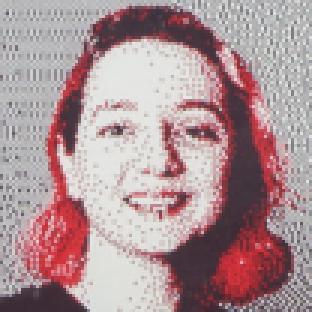
#> input picture EInk_CircuitPython_Quickstart/picture213.bmp, 104 x 104 px (shown 3 times larger)
$ python make_teapot_texture.py ../../../EInk_CircuitPython_Quickstart/picture213.bmp
#> lines starting #> are read from the running program, lines starting #| are printed output that depends on the picture
### CircuitPython_Turbo/CG_Turbo_Demos/tools/host/micropython.py
# SPDX-FileCopyrightText: 2026 John Park with Claude Opus 5.5 for Adafruit Industries
#
# SPDX-License-Identifier: MIT
"""Desktop stand-in for CircuitPython's micropython module.

Viper functions run as plain Python (pass memoryviews cast to the pointer
width); asm_thumb functions can't run here and raise if called.
"""

import builtins

for _name in ("ptr", "ptr8", "ptr16", "ptr32", "uint"):
    setattr(builtins, _name, object)


def const(value):
    return value


def viper(function):
    return function


native = viper


def asm_thumb(function):
    def unavailable(*args):
        raise RuntimeError("%s is asm_thumb: it only runs on the board" % function.__name__)

    return unavailable

### CircuitPython_Turbo/CG_Turbo_Demos/tools/make_meshes.py
#!/usr/bin/env python3
# SPDX-FileCopyrightText: 2026 John Park with Claude Opus 5.5 for Adafruit Industries
#
# SPDX-License-Identifier: MIT
"""Make the 3D models: CG_Turbo_Demos_Code/teapot.bin and CG_Turbo_Demos_Code/bunny.bin.

    python3 tools/make_meshes.py

Downloads the sources into build/downloads (once):
  the Utah teapot: Martin Newell's 32 Bezier patches, from three.js's
      TeapotGeometry.js (MIT), tessellated here
  the Stanford bunny: bun_zipper_res3.ply from the Stanford 3D Scanning
      Repository (https://graphics.stanford.edu/data/3Dscanrep/)

Each model is centered, scaled to fit the unit sphere, y up, triangles wound
counterclockwise seen from outside. File format (little-endian):
  u16 vertices, u16 triangles, u16 focal length (pixels per unit at distance
  1: as large as keeps the model inside the demo's window through a whole
  turn), u16 0
  vertices x 3 f32 positions, vertices x 3 f32 normals (smooth),
  triangles x 3 f32 face normals, triangles x 3 u16 vertex indices,
  triangles x u16 edge masks for the quad wireframe (bit 0 a-b, 1 b-c,
      2 c-a; 0 for the diagonal of a quad), apart from the indices so the
      other modes read only 6 bytes a triangle
  if the header's last u16 is 1 (the teapot): triangles x 6 u16 texture
      coordinates, s and t of each corner in 1/UV_UNITS of the texture's
      side (half texels of the 512 x 512 texture): per corner, so a patch
      seam can carry two

The teapot's texture layout is injective (every texel on at most one place
on the surface), after the University of Utah's teapot page: the body, rim
and bottom unwrap around the axis into the texture's bottom half (s around,
t down the profile, wrapping at s = 1); the lid, seen from above, is a disk
in the top left quarter; the handle and the spout, tubes, are strips in the
top right (s along, t around).
"""

import argparse
import pathlib
import re
import tarfile
import urllib.request

import sys

import numpy as np

ROOT = pathlib.Path(__file__).resolve().parent.parent
sys.path[:0] = [str(ROOT / "tools" / "host"), str(ROOT / "turbo_source"), str(ROOT / "CG_Turbo_Demos_Code")]

import meshview  # noqa: E402  (the demo's view: window, distance, tilt)

MARGIN = 4  # pixels kept clear at the window's edges
DOWNLOADS = ROOT / "build" / "downloads"
TEAPOT_URL = "https://raw.githubusercontent.com/mrdoob/three.js/r160/examples/jsm/geometries/TeapotGeometry.js"
BUNNY_URL = "http://graphics.stanford.edu/pub/3Dscanrep/bunny.tar.gz"
BUNNY_MEMBER = "bunny/reconstruction/bun_zipper_res3.ply"


def fetch(url, path):
    if not path.exists():
        path.parent.mkdir(parents=True, exist_ok=True)
        print("downloading", url)
        urllib.request.urlretrieve(url, path)
    return path


# [5 lines left out: function js_numbers, not called in this run]


def bernstein(t):
    s = 1 - t
    return np.array([s * s * s, 3 * t * s * s, 3 * t * t * s, t * t * t])


def teapot_patches():
    """Newell's patches: [patch][r][c] -> xyz control points (z up)."""
    text = fetch(TEAPOT_URL, DOWNLOADS / "teapot" / "TeapotGeometry.js").read_text()
    patches = np.array(js_numbers(text, "teapotPatches"), dtype=int).reshape(-1, 4, 4)
    control = np.array(js_numbers(text, "teapotVertices")).reshape(-1, 3)
    return control[patches]


# [28 lines left out: function teapot, not called in this run]


FINE = 2  # the spout's and handle's subdivision, times the rest's
# three.js's patch order: rim 4, body 8, handle 4, spout 4, lid 8, bottom 4
PART = ["rim"] * 4 + ["body"] * 8 + ["handle"] * 4 + ["spout"] * 4 + ["lid"] * 8 + ["bottom"] * 4
TEXTURE = 512  # texels square (tools/make_teapot_texture.py)
UV_UNITS = 1024  # stored texture coordinates per side: value << 22 wraps at a
# whole side, as the texture does (turbo_source/mesh.py interpolates mod 2^32)
INSET = 0.5 / TEXTURE  # half a texel: the regions' texels never meet
# the profiles, as (patch, its u direction along the chain): rows of four
# patches around the axis (three.js's z up)
STRIP = ((0, 1), (4, 1), (8, 1), (28, -1))  # rim, body upper, lower, bottom to the center
LID = ((20, 1), (24, 1))  # knob from the top center, then the lid out to its edge
# tubes: two patches lengthwise, each a pair side by side around
HANDLE = (12, 14)
SPOUT = (16, 18)


class Layout:
    """The injective texture layout, from the patches' parameters: s, t
    (0..1, t down the image) of patch index at (u, v)."""

    # [13 lines left out: function __init__, not called in this run]

    def point(self, index, u, v):
        return np.einsum("r,c,rcx->x", bernstein(u), bernstein(v), self.control[index])

    # [217 lines left out: functions length, around, uv, trim_inside_body, bunny, weld and 6 more, not called in this run]


# [2 lines that do not run on import are left out]

### CircuitPython_Turbo/CG_Turbo_Demos/tools/make_teapot_texture.py
#!/usr/bin/env python3
# SPDX-FileCopyrightText: 2026 John Park with Claude Opus 5.5 for Adafruit Industries
#
# SPDX-License-Identifier: MIT
"""The teapot's texture: CG_Turbo_Demos_Code/teapot_texture.bin, 512 x 512 little-endian
rgb565, rows top to bottom.

    python3 tools/make_teapot_texture.py [grid.png]

From the University of Utah's teapot page
(https://graphics.cs.utah.edu/teapot/): its UV test grid (A1 to H8, 1024 x
1024; reference/grid.png by default), scaled down, its grays stretched to
LOW..HIGH, and each part's region of the layout (tools/make_meshes.py)
tinted with the colors of the page's injective layout figure: body salmon,
handle green, knob yellow, lid peach, spout blue.
"""

import pathlib
import sys

import numpy as np
from PIL import Image

import make_meshes

ROOT = pathlib.Path(__file__).resolve().parent.parent
SIZE = make_meshes.TEXTURE
LOW, HIGH = 0.45, 1.0  # the darkest and lightest gray, times the part's color
COLORS = {  # RGB 0-1, from the figure's light checks
    "body": (0.85, 0.45, 0.45),
    "handle": (0.45, 0.85, 0.45),
    "knob": (0.95, 0.90, 0.45),
    "lid": (0.98, 0.78, 0.55),
    "spout": (0.45, 0.45, 0.85),
}


def regions():
    """Each texel's part, from the layout: names, as an array of strings."""
    layout = make_meshes.Layout(make_meshes.teapot_patches())
    knob = layout.splits[make_meshes.LID][1] * 0.25  # the knob's share of the lid disk's radius
    t, s = (np.mgrid[0:SIZE, 0:SIZE] + 0.5) / SIZE
    part = np.full((SIZE, SIZE), "lid", dtype=object)
    part[np.hypot(s - 0.25, t - 0.25) < knob] = "knob"
    part[(s >= 0.5) & (t < 0.25)] = "handle"
    part[(s >= 0.5) & (t >= 0.25) & (t < 0.5)] = "spout"
    part[t >= 0.5] = "body"
    return part


def main():
    source = pathlib.Path(sys.argv[1]) if len(sys.argv) > 1 else ROOT / "reference" / "grid.png"
    image = Image.open(source).convert("L").resize((SIZE, SIZE), Image.LANCZOS)
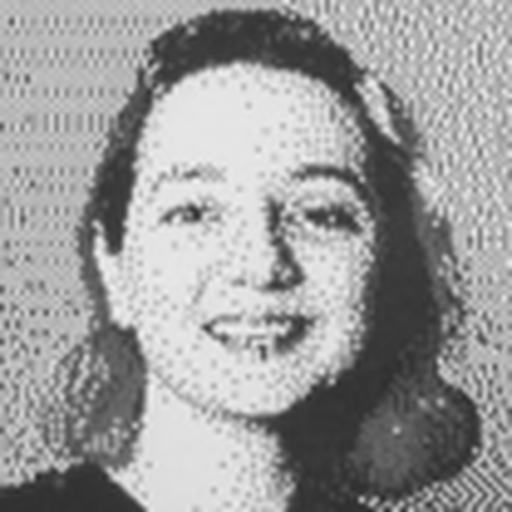
#> image: PIL image 512x512 L; min 39, max 243, mean 154.9
    gray = np.asarray(image).astype(np.float64)
    lo, hi = np.percentile(gray, (1, 99))
#> lo = 51; hi = 230
    gray = np.clip(LOW + (gray - lo) * (HIGH - LOW) / (hi - lo), 0, 1)
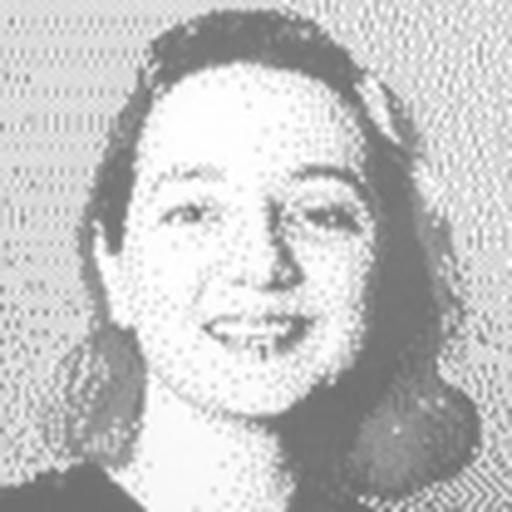
#> gray: shape (512, 512) float64; min 0.413, max 1, mean 0.769
    part = regions()
    color = np.zeros((SIZE, SIZE, 3))
    for name, rgb in COLORS.items():
        color[part == name] = rgb
    c = np.clip(gray[..., None] * color * 255 + 0.5, 0, 255).astype(np.uint32)
    texels = ((c[..., 0] >> 3) << 11) | ((c[..., 1] >> 2) << 5) | (c[..., 2] >> 3)
    out = ROOT / "CG_Turbo_Demos_Code" / "teapot_texture.bin"
    out.write_bytes(texels.astype("<u2").tobytes())
    print("wrote", out.relative_to(ROOT), out.stat().st_size, "bytes")


if __name__ == "__main__":
#> (the run stopped early here; a loop or call above may not have finished)
